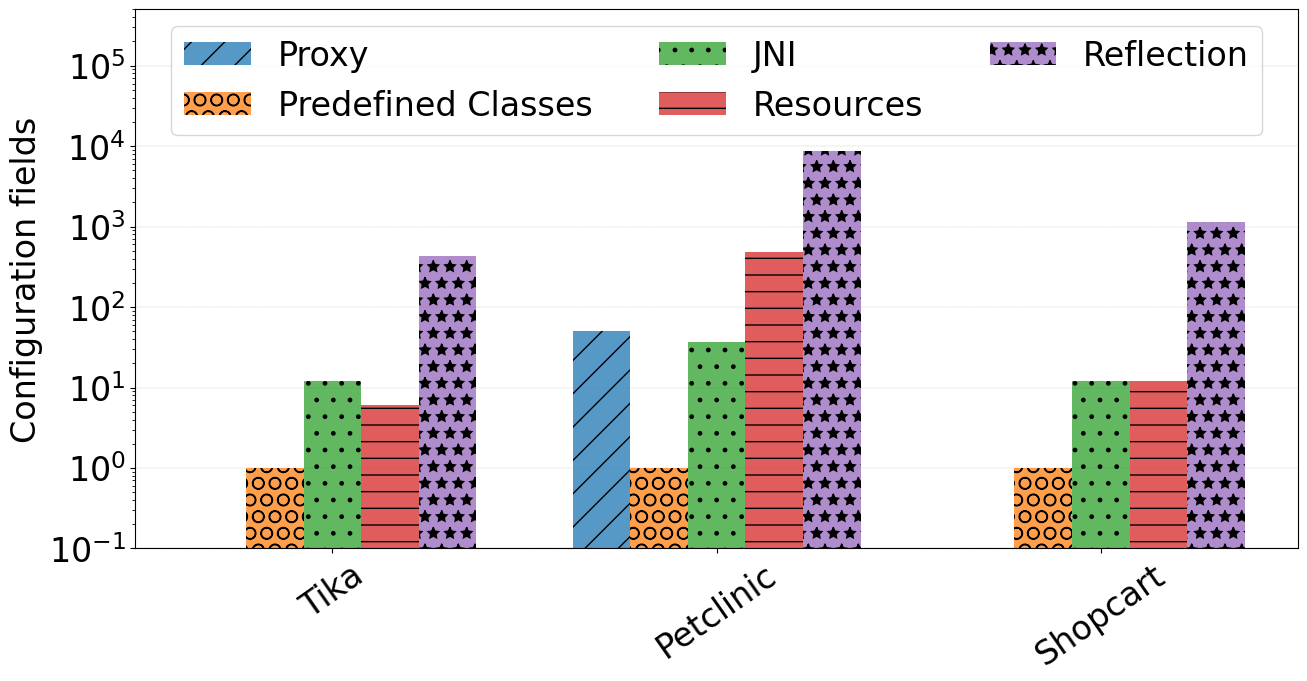

This figure's Python source:
import results
import numpy as np
import matplotlib.pyplot as plt
import numbers


width = 0.15
benchmark_labels = [
    "Tika",
    "Petclinic",
    "Shopcart"
]
x = np.arange(len(benchmark_labels))

# reflect-config.json
# jni-config.json
# predefined-classes-config.json
# proxy-config.json
# serialization-config.json -- remove
# resource-config.json

def get_field_count(obj):
    if isinstance(obj, str) or isinstance(obj, numbers.Number) or isinstance(obj, bool):
        return 1
    count = 0
    if isinstance(obj, list):
        for item in obj:
            count += get_field_count(item)
    else:
        for key, value in obj.items():
            count += get_field_count(value)
    return count


def get_config_complexity(configs):
    complexities = []
    for config in configs:
        complexities.append(get_field_count(config))
    return complexities


tika_configs = results.read_config_files('../results/tika-config')
petclinic_configs = results.read_config_files('../results/petclinic-config')
shopcart_configs = results.read_config_files('../results/shopcart-config')

tika_config_complexity = get_config_complexity(tika_configs)
petclinic_config_complexity = get_config_complexity(petclinic_configs)
shopcart_config_complexity = get_config_complexity(shopcart_configs)

reflect_complexity = [
    tika_config_complexity[0],
    petclinic_config_complexity[0],
    shopcart_config_complexity[0]]

jni_complexity = [
    tika_config_complexity[1],
    petclinic_config_complexity[1],
    shopcart_config_complexity[1]]

predefined_classes_complexity = [
    tika_config_complexity[2],
    petclinic_config_complexity[2],
    shopcart_config_complexity[2]]

proxy_complexity = [
    tika_config_complexity[3],
    petclinic_config_complexity[3],
    shopcart_config_complexity[3]]

# Skip serialization config since it's always 0

resource_complexity = [
    tika_config_complexity[5],
    petclinic_config_complexity[5],
    shopcart_config_complexity[5]]

plt.rcParams.update({'font.size': 24})
fig, ax = plt.subplots()
ax.bar(x + 0*width, proxy_complexity,              width=width, hatch='/', label='Proxy',              alpha=0.75)
ax.bar(x + 1*width, predefined_classes_complexity, width=width, hatch='O', label='Predefined Classes', alpha=0.75)
ax.bar(x + 2*width, jni_complexity,                width=width, hatch='.', label='JNI',                alpha=0.75)
ax.bar(x + 3*width, resource_complexity,           width=width, hatch='-', label='Resources',          alpha=0.75)
ax.bar(x + 4*width, reflect_complexity,            width=width, hatch='*', label='Reflection',         alpha=0.75)

ax.set_ylabel('Configuration fields')
ax.set_xticks([position + width*2 for position in x], benchmark_labels)
ax.set_axisbelow(True)
plt.grid(axis = 'y', linestyle = '--', linewidth = 0.25)
plt.xticks(rotation = 35)
# plt.tick_params(
#     axis='x',          # changes apply to the x-axis
#     which='both',      # both major and minor ticks are affected
#     bottom=False,      # ticks along the bottom edge are off
#     top=False,         # ticks along the top edge are off
#     labelbottom=False) # labels along the bottom edge are off

ax.set_yscale('log')
ax.set_ylim(ymin=0.1, ymax=500000)
# ax.set_xlim(xmin=-.25, xmax=14.7)
fig.set_figwidth(15)
fig.set_figheight(7)

ax.legend(ncol=3, loc='upper center')
plt.savefig("aot-config.pdf", bbox_inches='tight')
plt.savefig("aot-config.png", bbox_inches='tight')
plt.show()
